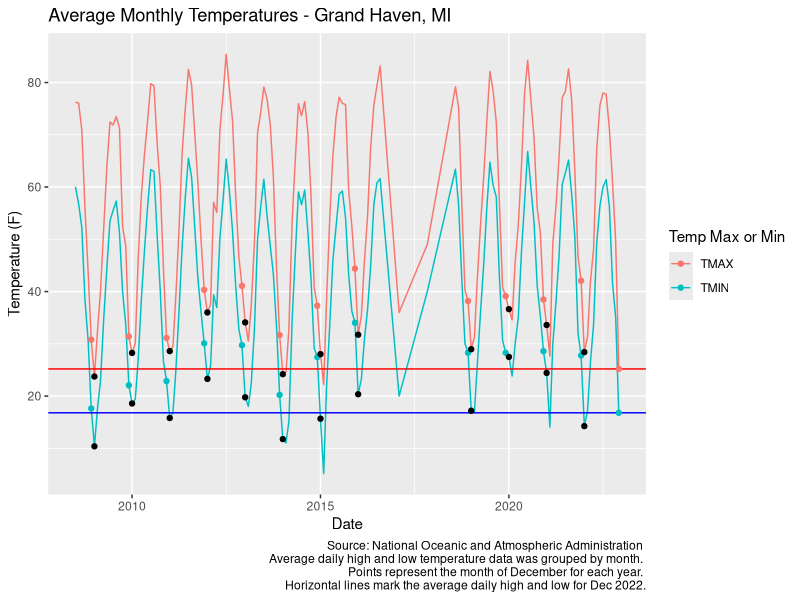
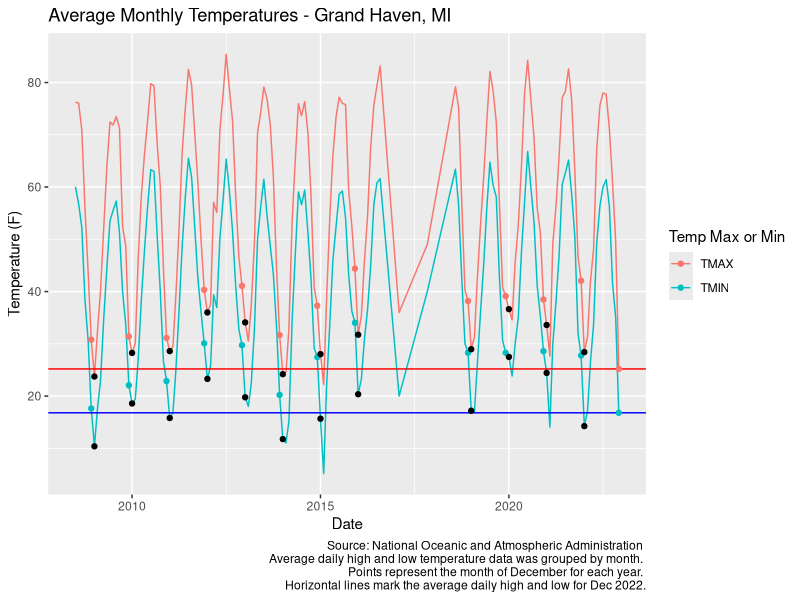

The R script that drew these images, in order:
#Libraries
library(tidyverse)
library(stringr)
library(forcats)
library(readxl)
library(lubridate)

#Import weather data and clean
weather_raw <- read.csv("weather_data.csv") |> filter(!is.na(TMAX) & !is.na(TMIN)) |> mutate(
  DATE = mdy(DATE)
) |> 
  gather("TMAX", "TMIN", key = "min_or_max", value = "Temperature") |> 
  filter(DATE >= ymd(20080101))

#Grouping by month and summarizing high and low temperature data
weather_grouped <- weather_raw |> 
  mutate(
    year = year(DATE),
    month = month(DATE)
  ) |> 
  group_by(year, month, min_or_max) |> 
  summarize(avg_temp = mean(Temperature)) |> 
  mutate(
    date = make_date(year, month)
  ) |> 
  ungroup() |> 
  select(date, min_or_max, avg_temp)

ggplot(weather_grouped, aes(date, avg_temp, color = min_or_max)) +
  geom_line() +
  geom_hline(yintercept = 16.8, color = "Blue") +
  geom_hline(yintercept = 25.2, color = "Red") +
  geom_point(data = filter(weather_grouped, month(date) == 12), aes(date, avg_temp, color = min_or_max)) +
  geom_point(data = filter(weather_grouped, month(date) == 1), aes(date, avg_temp), color = "Black") +
  labs(color = "Temp Max or Min", title = "Average Monthly Temperatures - Grand Haven, MI", caption = "Source: National Oceanic and Atmospheric Administration \n Average daily high and low temperature data was grouped by month. \n Points represent the month of December for each year. \n Horizontal lines mark the average daily high and low for Dec 2022.") +
  xlab("Date") +
  ylab("Temperature (F)")

ggsave(filename = "Temperature_Plot.pdf")
